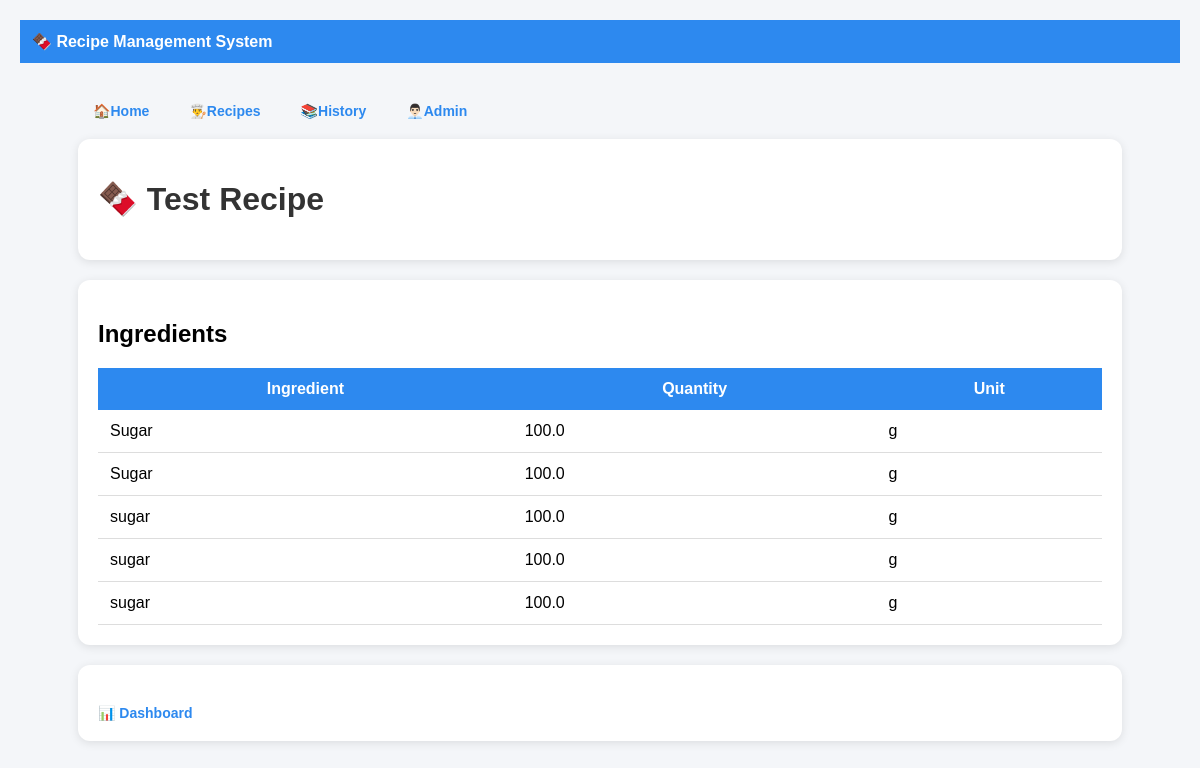
Screenshot of /recipe/2 with the database file from the repository.
### models.py (models this page shows)
class Recipe(Base):
    __tablename__ = "recipes"
    id = Column(Integer, primary_key=True)
    name = Column(String, unique=True)
    ingredients = relationship(
        "Ingredient",
        back_populates="recipe",
        cascade="all, delete"
    )

class Ingredient(Base):
    __tablename__ = "ingredients"
    id = Column(Integer, primary_key=True)
    recipe_id = Column(
        Integer,
        ForeignKey("recipes.id")
    )
    name = Column(String)
    quantity = Column(Float)
    unit = Column(String)
    recipe = relationship(
        "Recipe",
        back_populates="ingredients"
    )

### main.py (the view)
@app.get("/recipe/{recipe_id}",
         response_class=HTMLResponse)
def recipe_detail(
    request: Request,
    recipe_id: int
):
    db = SessionLocal()
    recipe = db.query(Recipe).filter(
        Recipe.id == recipe_id
    ).first()
    response = templates.TemplateResponse(
        request=request,
        name="recipe_detail.html",
        context={
            "recipe": recipe
        }
    )
    db.close()
    return response

### templates/recipe_detail.html
{% extends "base.html" %}
{% block content %}
<div class="card">
    <h1>
        🍫 {{ recipe.name }}
    </h1>
</div>
<div class="card">
    <h2>Ingredients</h2>
    <table>
        <tr>
            <th>Ingredient</th>
            <th>Quantity</th>
            <th>Unit</th>
        </tr>
        {% for ingredient in recipe.ingredients %}
        <tr>
            <td>
                {{ ingredient.name }}
            </td>
            <td>
                {{ ingredient.quantity }}
            </td>
            <td>
                {{ ingredient.unit }}
            </td>
        </tr>
        {% endfor %}
    </table>
</div>
<div class="card">
    <div class="action-links">
        <a href="/recipes">
            📊 Dashboard
        </a>
    </div>
</div>
{% endblock %}

### static/style.css (style rules this page uses)
body { font-family: Arial, sans-serif; background-color:#f4f6f9; margin:0; padding:20px; }
.card { background:white; padding:20px; border-radius:12px; box-shadow:0 2px 8px rgba(0,0,0,0.1); margin-bottom:20px; }
h1 { color:#333; }
table { width:100%; border-collapse:collapse; }
th { background:#2d89ef; color:white; padding:12px; }
td { padding:10px; border-bottom:1px solid #ddd; }
a { text-decoration:none; color:#2d89ef; font-weight:bold; }

### templates/base.html (style rules this page uses)
body { margin:0; font-family:Arial, sans-serif; background:#f4f6f9; }
.card { background:white; border-radius:12px; padding:20px; margin-top:20px; box-shadow:0 2px 10px rgba(0,0,0,0.1); }
table { width:100%; border-collapse:collapse; }
th { background:#2d89ef; color:white; padding:12px; }
td { padding:12px; border-bottom:1px solid #ddd; }
a { color:#2d89ef; text-decoration:none; font-weight:bold; font-size:14px; }
.action-links { margin-top:20px; display:flex; gap:40px; }
.action-links a { color:#2d89ef; font-weight:bold; text-decoration:none; }

### rows the page displays
Recipe: name "Test Recipe"
Ingredient: name "Sugar", quantity "100.0", unit "g"
Ingredient: name "Sugar", quantity "100.0", unit "g"
Ingredient: name "sugar", quantity "100.0", unit "g"
Ingredient: name "sugar", quantity "100.0", unit "g"
Ingredient: name "sugar", quantity "100.0", unit "g"
